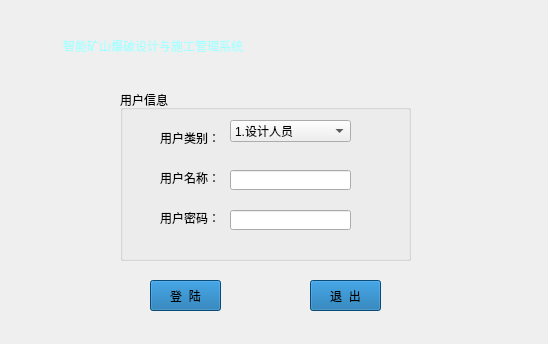
<?xml version="1.0" encoding="UTF-8"?>
<ui version="4.0">
 <class>loginform</class>
 <widget class="QWidget" name="loginform">
  <property name="geometry">
   <rect>
    <x>0</x>
    <y>0</y>
    <width>548</width>
    <height>344</height>
   </rect>
  </property>
  <property name="minimumSize">
   <size>
    <width>390</width>
    <height>300</height>
   </size>
  </property>
  <property name="windowTitle">
   <string>智能矿山爆破设计与施工管理系统</string>
  </property>
  <property name="styleSheet">
   <string notr="true">QLabel#namelabel
{
	
	color: rgb(170, 255, 255);
	font: 20pt &quot;华文行楷&quot;;
}
QWidget#loginform
{
	
	border-image: url(:/MyProject_ForBang/icon/背景.jpg);
}</string>
  </property>
  <widget class="QLabel" name="namelabel">
   <property name="geometry">
    <rect>
     <x>60</x>
     <y>20</y>
     <width>431</width>
     <height>51</height>
    </rect>
   </property>
   <property name="text">
    <string>智能矿山爆破设计与施工管理系统</string>
   </property>
   <property name="indent">
    <number>3</number>
   </property>
  </widget>
  <widget class="QGroupBox" name="groupBox">
   <property name="geometry">
    <rect>
     <x>120</x>
     <y>90</y>
     <width>291</width>
     <height>171</height>
    </rect>
   </property>
   <property name="title">
    <string>用户信息</string>
   </property>
   <widget class="QLabel" name="label_2">
    <property name="geometry">
     <rect>
      <x>40</x>
      <y>40</y>
      <width>61</width>
      <height>16</height>
     </rect>
    </property>
    <property name="text">
     <string>用户类别：</string>
    </property>
   </widget>
   <widget class="QLabel" name="label_3">
    <property name="geometry">
     <rect>
      <x>40</x>
      <y>120</y>
      <width>61</width>
      <height>16</height>
     </rect>
    </property>
    <property name="text">
     <string>用户密码：</string>
    </property>
   </widget>
   <widget class="QLabel" name="label_4">
    <property name="geometry">
     <rect>
      <x>40</x>
      <y>80</y>
      <width>61</width>
      <height>16</height>
     </rect>
    </property>
    <property name="text">
     <string>用户名称：</string>
    </property>
   </widget>
   <widget class="QComboBox" name="userCategoryCmb">
    <property name="geometry">
     <rect>
      <x>110</x>
      <y>30</y>
      <width>121</width>
      <height>22</height>
     </rect>
    </property>
    <item>
     <property name="text">
      <string>1.设计人员</string>
     </property>
    </item>
    <item>
     <property name="text">
      <string>2.施工管理人员</string>
     </property>
    </item>
    <item>
     <property name="text">
      <string>3.普通用户</string>
     </property>
    </item>
   </widget>
   <widget class="QLineEdit" name="userLineEdit">
    <property name="geometry">
     <rect>
      <x>110</x>
      <y>80</y>
      <width>121</width>
      <height>20</height>
     </rect>
    </property>
   </widget>
   <widget class="QLineEdit" name="passwordLineEdit">
    <property name="geometry">
     <rect>
      <x>110</x>
      <y>120</y>
      <width>121</width>
      <height>20</height>
     </rect>
    </property>
    <property name="echoMode">
     <enum>QLineEdit::Password</enum>
    </property>
   </widget>
  </widget>
  <widget class="QPushButton" name="loginBtn">
   <property name="geometry">
    <rect>
     <x>150</x>
     <y>280</y>
     <width>71</width>
     <height>31</height>
    </rect>
   </property>
   <property name="styleSheet">
    <string notr="true">QPushButton#loginBtn
{
	
	background-color: rgb(11, 103, 168);
}
QPushButton#loginBtn:hover
{
	
	
	background-color: rgb(31, 153, 206);
}</string>
   </property>
   <property name="text">
    <string>登  陆</string>
   </property>
  </widget>
  <widget class="QPushButton" name="cancleBtn">
   <property name="geometry">
    <rect>
     <x>310</x>
     <y>280</y>
     <width>71</width>
     <height>31</height>
    </rect>
   </property>
   <property name="styleSheet">
    <string notr="true">QPushButton#cancleBtn
{
	
	background-color: rgb(11, 103, 168);
}
QPushButton#cancleBtn:hover
{
	
	
	background-color: rgb(31, 153, 206);
}</string>
   </property>
   <property name="text">
    <string>退  出</string>
   </property>
  </widget>
 </widget>
 <resources>
  <include location="../MyProject_ForBang/myproject_forbang.qrc"/>
 </resources>
 <connections/>
</ui>
